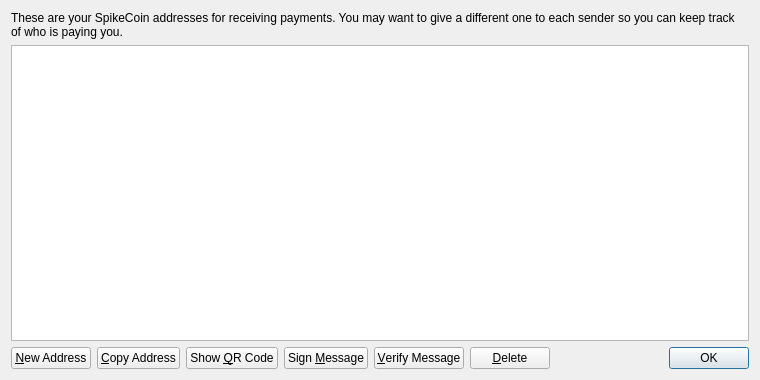
<?xml version="1.0" encoding="UTF-8"?>
<ui version="4.0">
 <class>AddressBookPage</class>
 <widget class="QWidget" name="AddressBookPage">
  <property name="geometry">
   <rect>
    <x>0</x>
    <y>0</y>
    <width>760</width>
    <height>380</height>
   </rect>
  </property>
  <property name="windowTitle">
   <string>Address Book</string>
  </property>
  <layout class="QVBoxLayout" name="verticalLayout">
   <item>
    <widget class="QLabel" name="labelExplanation">
     <property name="text">
      <string>These are your SpikeCoin addresses for receiving payments. You may want to give a different one to each sender so you can keep track of who is paying you.</string>
     </property>
     <property name="textFormat">
      <enum>Qt::PlainText</enum>
     </property>
     <property name="wordWrap">
      <bool>true</bool>
     </property>
    </widget>
   </item>
   <item>
    <widget class="QTableView" name="tableView">
     <property name="contextMenuPolicy">
      <enum>Qt::CustomContextMenu</enum>
     </property>
     <property name="toolTip">
      <string>Double-click to edit address or label</string>
     </property>
     <property name="tabKeyNavigation">
      <bool>false</bool>
     </property>
     <property name="alternatingRowColors">
      <bool>true</bool>
     </property>
     <property name="selectionMode">
      <enum>QAbstractItemView::SingleSelection</enum>
     </property>
     <property name="selectionBehavior">
      <enum>QAbstractItemView::SelectRows</enum>
     </property>
     <property name="sortingEnabled">
      <bool>true</bool>
     </property>
     <attribute name="verticalHeaderVisible">
      <bool>false</bool>
     </attribute>
    </widget>
   </item>
   <item>
    <layout class="QHBoxLayout" name="horizontalLayout">
     <item>
      <widget class="QPushButton" name="newAddressButton">
       <property name="toolTip">
        <string>Create a new address</string>
       </property>
       <property name="text">
        <string>&amp;New Address</string>
       </property>
       <property name="icon">
        <iconset resource="../bitcoin.qrc">
         <normaloff>:/icons/add</normaloff>:/icons/add</iconset>
       </property>
      </widget>
     </item>
     <item>
      <widget class="QPushButton" name="copyToClipboard">
       <property name="toolTip">
        <string>Copy the currently selected address to the system clipboard</string>
       </property>
       <property name="text">
        <string>&amp;Copy Address</string>
       </property>
       <property name="icon">
        <iconset resource="../bitcoin.qrc">
         <normaloff>:/icons/editcopy</normaloff>:/icons/editcopy</iconset>
       </property>
      </widget>
     </item>
     <item>
      <widget class="QPushButton" name="showQRCode">
       <property name="text">
        <string>Show &amp;QR Code</string>
       </property>
       <property name="icon">
        <iconset resource="../bitcoin.qrc">
         <normaloff>:/icons/qrcode</normaloff>:/icons/qrcode</iconset>
       </property>
      </widget>
     </item>
     <item>
      <widget class="QPushButton" name="signMessage">
       <property name="toolTip">
        <string>Sign a message to prove you own a SpikeCoin address</string>
       </property>
       <property name="text">
        <string>Sign &amp;Message</string>
       </property>
       <property name="icon">
        <iconset resource="../bitcoin.qrc">
         <normaloff>:/icons/edit</normaloff>:/icons/edit</iconset>
       </property>
      </widget>
     </item>
     <item>
      <widget class="QPushButton" name="verifyMessage">
       <property name="toolTip">
        <string>Verify a message to ensure it was signed with a specified SpikeCoin address</string>
       </property>
       <property name="text">
        <string>&amp;Verify Message</string>
       </property>
       <property name="icon">
        <iconset resource="../bitcoin.qrc">
         <normaloff>:/icons/transaction_0</normaloff>:/icons/transaction_0</iconset>
       </property>
      </widget>
     </item>
     <item>
      <widget class="QPushButton" name="deleteButton">
       <property name="toolTip">
        <string>Delete the currently selected address from the list</string>
       </property>
       <property name="text">
        <string>&amp;Delete</string>
       </property>
       <property name="icon">
        <iconset resource="../bitcoin.qrc">
         <normaloff>:/icons/remove</normaloff>:/icons/remove</iconset>
       </property>
      </widget>
     </item>
     <item>
      <spacer name="horizontalSpacer">
       <property name="orientation">
        <enum>Qt::Horizontal</enum>
       </property>
       <property name="sizeHint" stdset="0">
        <size>
         <width>40</width>
         <height>20</height>
        </size>
       </property>
      </spacer>
     </item>
     <item>
      <widget class="QDialogButtonBox" name="buttonBox">
       <property name="sizePolicy">
        <sizepolicy hsizetype="Maximum" vsizetype="Fixed">
         <horstretch>0</horstretch>
         <verstretch>0</verstretch>
        </sizepolicy>
       </property>
       <property name="standardButtons">
        <set>QDialogButtonBox::Ok</set>
       </property>
      </widget>
     </item>
    </layout>
   </item>
  </layout>
 </widget>
 <resources>
  <include location="../bitcoin.qrc"/>
 </resources>
 <connections/>
</ui>
